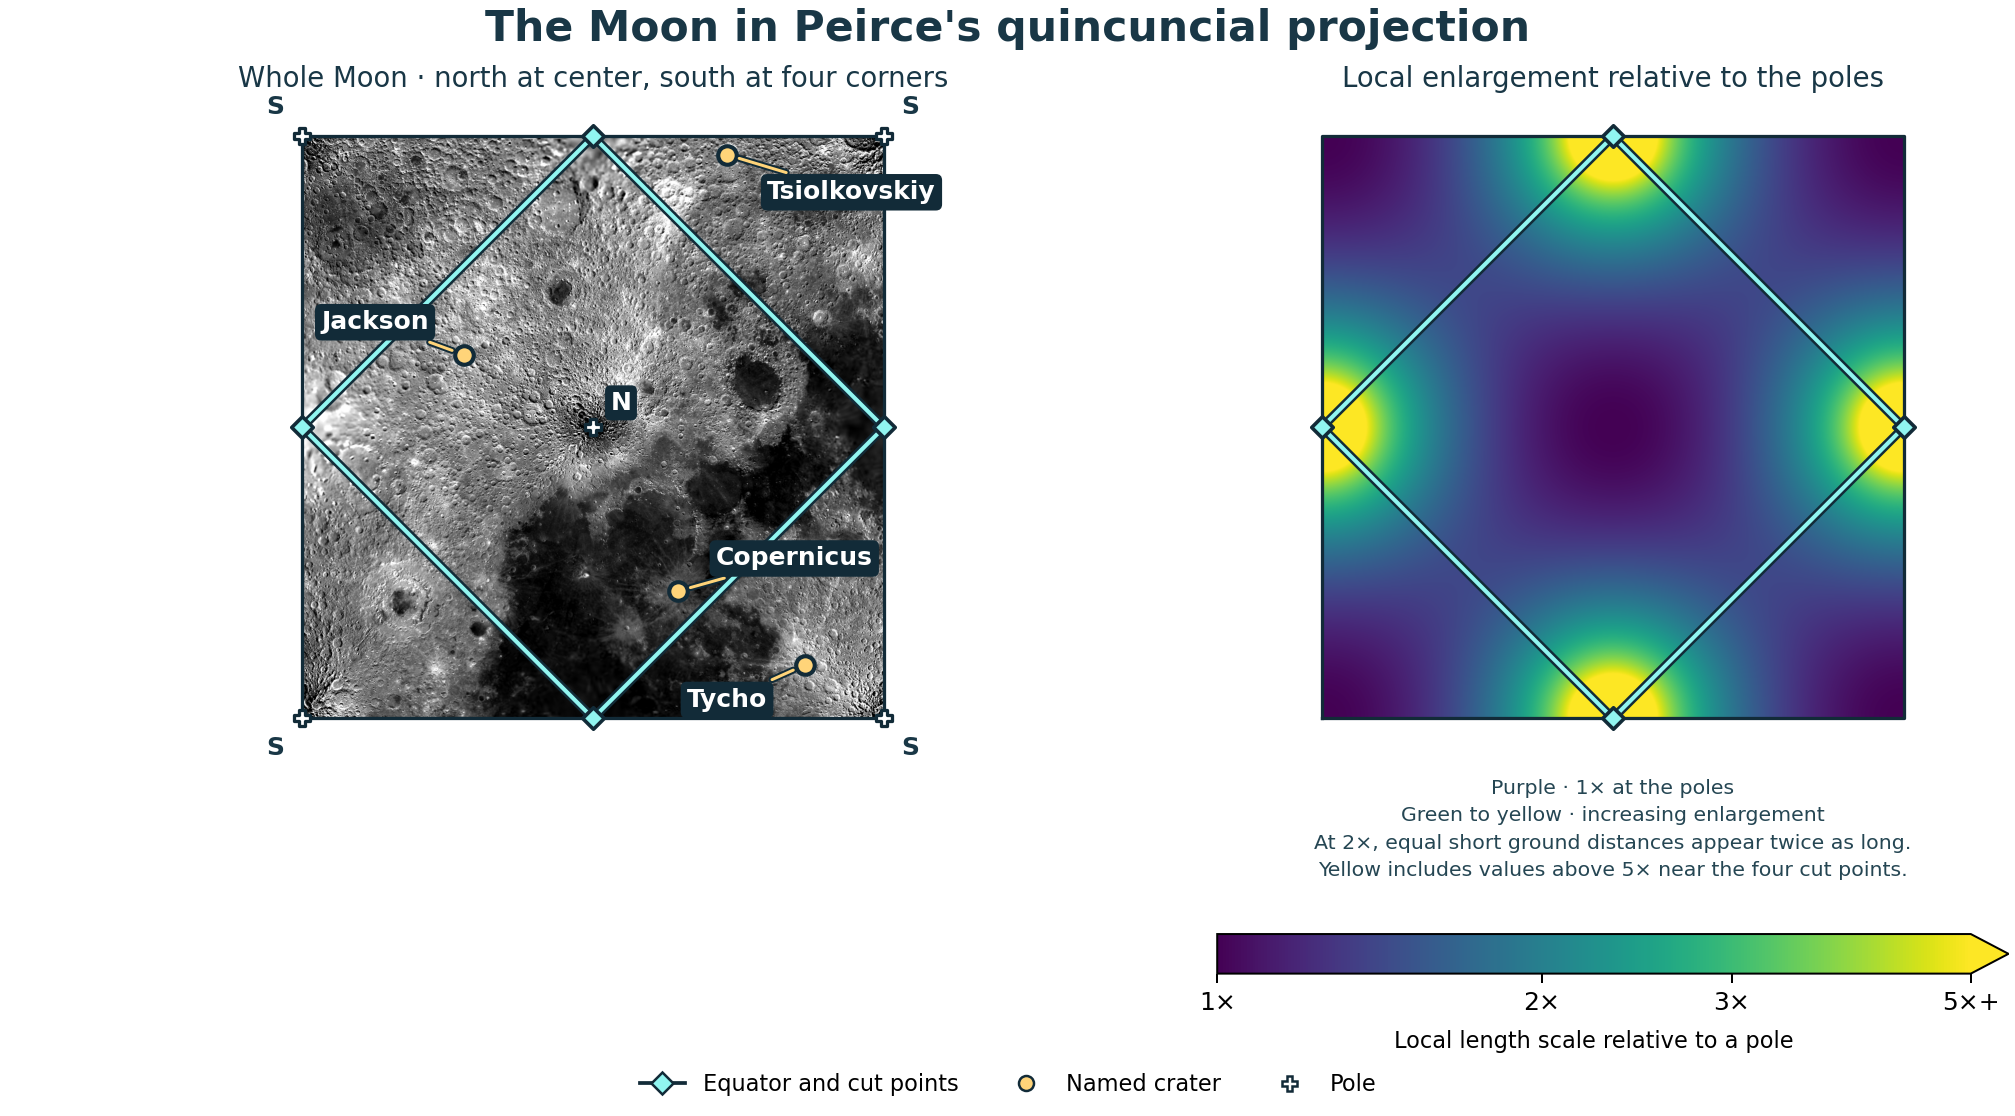

Reproduce this figure in Python.
"""Inverse-resample the global LROC mosaic into Peirce's square."""

from pathlib import Path

import matplotlib.pyplot as plt
import numpy as np
from matplotlib import patheffects
from matplotlib.colors import LogNorm
from matplotlib.lines import Line2D
from numpy.typing import NDArray
from scipy.ndimage import map_coordinates
from scipy.special import elliprf

from pyconformal.cartography import peirce_quincuncial, peirce_quincuncial_inverse

FloatGrid = NDArray[np.float64]
LANDMARKS = (
    ("Copernicus", -20.08, 9.62, (15, 13)),
    ("Jackson", -163.32, 22.05, (-14, 13)),
    ("Tycho", -11.22, -43.30, (-15, -14)),
    ("Tsiolkovskiy", 128.97, -20.38, (16, -15)),
)
INK = "#122b38"
EQUATOR = "#91f5f0"
CRATERS = "#ffd479"
POLES = "#ffffff"


def sample_global_mosaic(mosaic: FloatGrid, longitude: FloatGrid, latitude: FloatGrid) -> FloatGrid:
    """Interpolate an equirectangular global mosaic with longitude wrapping."""
    height, width = mosaic.shape
    # The source raster spans longitude −180 to 180 and latitude −90 to 90.
    columns = ((longitude + 180) % 360) * width / 360 + 0.5
    rows = (90 - latitude) * height / 180 - 0.5
    padded = np.pad(mosaic, ((0, 0), (1, 1)), mode="wrap")
    values = map_coordinates(padded, [rows, columns], order=1, mode="nearest")
    return np.asarray(values, dtype=np.float64)


def local_scale(longitude: FloatGrid, latitude: FloatGrid) -> FloatGrid:
    """Return linear scale relative to great-circle arc length on the unit sphere."""
    radius = np.tan(np.deg2rad(90 - np.abs(latitude)) / 2)
    disk = radius * np.exp(1j * np.deg2rad(longitude + 45))
    k = float(elliprf(0, 1, 2))
    # The inverse lemniscate map contributes the denominator and
    # stereographic projection contributes (1 + r²)/2.
    with np.errstate(divide="ignore"):
        factor = (1 + radius**2) / (2 * k * np.sqrt(np.abs(1 - disk**4)))
    return np.asarray(factor, dtype=np.float64)


def main() -> None:
    """Generate the labeled lunar map and its linear-scale panel."""
    path = Path(__file__)
    mosaic = np.asarray(plt.imread(path.with_name("lunar-global-wac.jpg")), dtype=np.float64)
    if mosaic.shape != (900, 1800):
        raise ValueError("Expected the 1800 by 900 global LROC WMS raster.")
    count = 1100
    pixel_centers = -1 + 2 * (np.arange(count) + 0.5) / count
    points = pixel_centers[None, :] + 1j * pixel_centers[:, None]
    longitude, latitude = peirce_quincuncial_inverse(points)
    image = sample_global_mosaic(mosaic, longitude, latitude)
    scale = local_scale(longitude, latitude)
    pole_scale = 1 / (2 * float(elliprf(0, 1, 2)))
    low, high = np.percentile(image, [2, 98])

    fig, (map_ax, scale_ax) = plt.subplots(
        1, 2, figsize=(11.2, 6.2), layout="constrained", width_ratios=(1.48, 1)
    )
    extent = (-1, 1, -1, 1)
    map_ax.imshow(image, origin="lower", extent=extent, cmap="gray", vmin=low, vmax=high)
    zoom = scale_ax.imshow(
        scale / pole_scale,
        origin="lower",
        extent=extent,
        cmap="viridis",
        norm=LogNorm(1, 5),
    )
    colorbar = fig.colorbar(
        zoom,
        ax=scale_ax,
        orientation="horizontal",
        fraction=0.075,
        pad=0.07,
        extend="max",
        ticks=(1, 2, 3, 5),
    )
    colorbar.minorticks_off()
    colorbar.ax.set_xticklabels(["1\u00d7", "2\u00d7", "3\u00d7", "5\u00d7+"])
    colorbar.set_label("Local length scale relative to a pole", fontsize=9, labelpad=6)
    scale_ax.text(
        0.5,
        -0.04,
        "Purple · 1\u00d7 at the poles\n"
        "Green to yellow · increasing enlargement\n"
        "At 2\u00d7, equal short ground distances appear twice as long.\n"
        "Yellow includes values above 5\u00d7 near the four cut points.",
        transform=scale_ax.transAxes,
        ha="center",
        va="top",
        fontsize=8.2,
        linespacing=1.55,
        color="#254653",
    )
    equator_x, equator_y = [0, 1, 0, -1, 0], [-1, 0, 1, 0, -1]
    for ax in (map_ax, scale_ax):
        ax.set(xlim=(-1.12, 1.12), ylim=(-1.12, 1.12), aspect="equal")
        ax.set_axis_off()
        ax.plot([-1, 1, 1, -1, -1], [-1, -1, 1, 1, -1], color=INK, linewidth=1.3)
        rim = ax.plot(equator_x, equator_y, color=EQUATOR, linewidth=1.65, zorder=3)[0]
        rim.set_path_effects(
            [patheffects.Stroke(linewidth=3.65, foreground=INK), patheffects.Normal()]
        )
        ax.scatter(
            equator_x[:-1],
            equator_y[:-1],
            marker="D",
            s=37,
            facecolor=EQUATOR,
            edgecolor=INK,
            linewidth=1.45,
            zorder=4,
        )
    for name, lon, lat, offset in LANDMARKS:
        point = peirce_quincuncial(lon, lat)
        map_ax.scatter(
            point.real,
            point.imag,
            s=55,
            color=CRATERS,
            edgecolor=INK,
            linewidth=1.65,
            zorder=5,
        )
        label = map_ax.annotate(
            name,
            (point.real, point.imag),
            xytext=offset,
            textcoords="offset points",
            color="#ffffff",
            fontsize=10,
            fontweight="semibold",
            ha="right" if offset[0] < 0 else "left",
            va="center",
            bbox={"boxstyle": "round,pad=0.25", "facecolor": INK, "edgecolor": "none"},
            arrowprops={"arrowstyle": "-", "color": CRATERS, "lw": 1.2, "shrinkA": 2, "shrinkB": 5},
            zorder=6,
        )
        if label.arrow_patch is not None:
            label.arrow_patch.set_path_effects(
                [
                    patheffects.Stroke(linewidth=2.8, foreground=INK),
                    patheffects.Normal(),
                ]
            )
    for lon in (0, 90, 180, -90):
        pole = peirce_quincuncial(lon, -90)
        map_ax.scatter(
            pole.real,
            pole.imag,
            s=44,
            marker="P",
            facecolor=POLES,
            edgecolor=INK,
            linewidth=1.3,
            zorder=5,
        )
        map_ax.annotate(
            "S",
            (pole.real, pole.imag),
            xytext=(7 * round(pole.real), 7 * round(pole.imag)),
            textcoords="offset points",
            fontsize=10,
            color="#193746",
            fontweight="bold",
            ha="left" if pole.real > 0 else "right",
            va="bottom" if pole.imag > 0 else "top",
        )
    map_ax.scatter(0, 0, s=44, marker="P", facecolor=POLES, edgecolor=INK, linewidth=1.3, zorder=5)
    map_ax.annotate(
        "N",
        (0, 0),
        xytext=(7, 7),
        textcoords="offset points",
        fontsize=10,
        color="white",
        fontweight="bold",
        bbox={"boxstyle": "round,pad=0.22", "facecolor": INK, "edgecolor": "none"},
        zorder=6,
    )
    map_ax.set_title(
        "Whole Moon · north at center, south at four corners", color="#193746", fontsize=11
    )
    scale_ax.set_title("Local enlargement relative to the poles", color="#193746", fontsize=11)
    fig.suptitle(
        "The Moon in Peirce's quincuncial projection",
        fontsize=17,
        color="#193746",
        fontweight="bold",
    )
    fig.legend(
        handles=[
            Line2D(
                [0],
                [0],
                color=INK,
                marker="D",
                markerfacecolor=EQUATOR,
                markeredgecolor=INK,
                label="Equator and cut points",
            ),
            Line2D(
                [0],
                [0],
                linestyle="none",
                marker="o",
                markerfacecolor=CRATERS,
                markeredgecolor=INK,
                label="Named crater",
            ),
            Line2D(
                [0],
                [0],
                linestyle="none",
                marker="P",
                markerfacecolor=POLES,
                markeredgecolor=INK,
                label="Pole",
            ),
        ],
        loc="outside lower center",
        ncols=3,
        frameon=False,
        fontsize=9,
    )
    fig.savefig(path.with_suffix(".png"), dpi=180)
    plt.close(fig)


if __name__ == "__main__":
    main()
